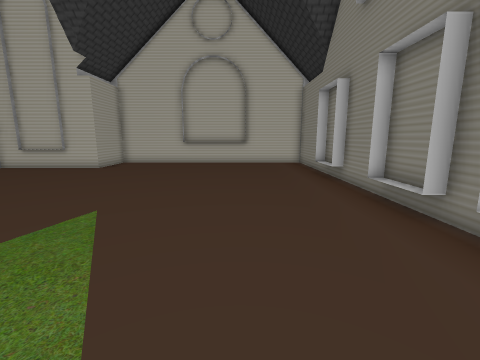
[1] (above)

12 first-person views from a walk through a robot-simulator world made for Gazebo. The camera is 0.94 m above the floor, tilts 10° down and sees 90° across. The floor is counted in squares, 0.5 m on a side. Each view is taken from the middle of a square. On the plan, view 1 faces up. The plan holds only what a view shows up to about 15 squares ahead; the rest is blank. The place goes on beyond the plan. Robots are left out.

[2]
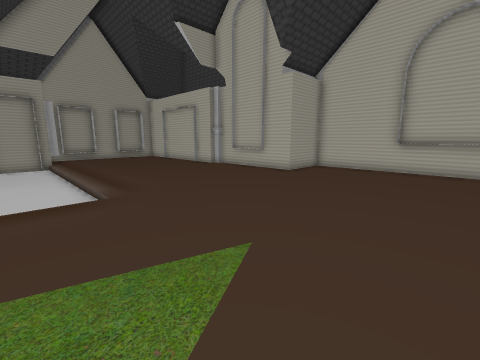

[3]
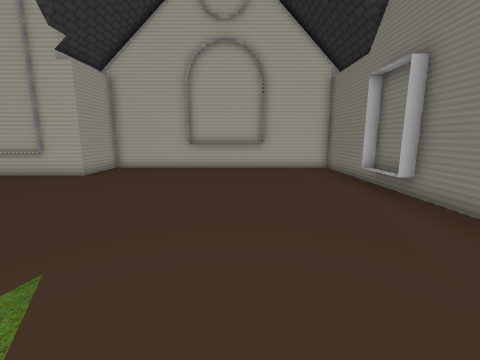

[4]
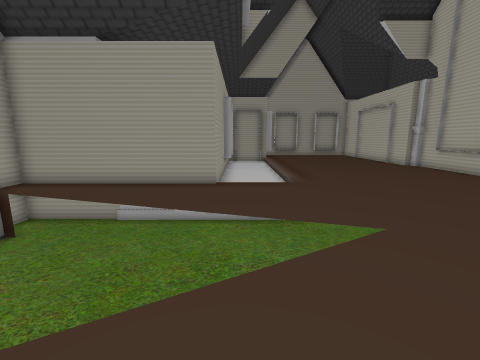

[5]
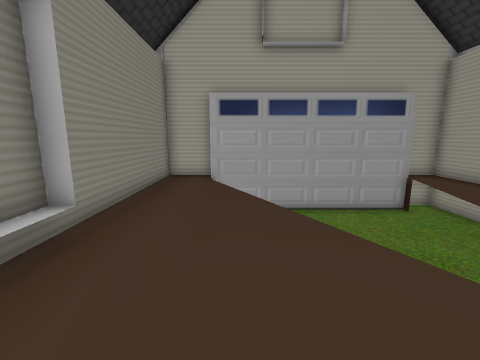

[6]
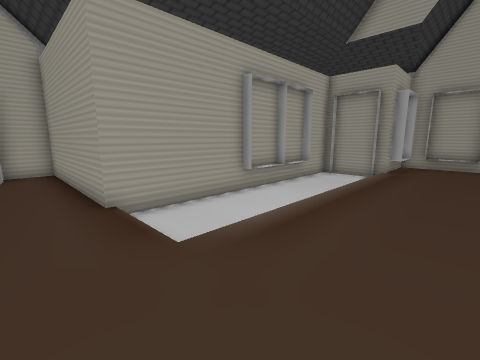

[7]
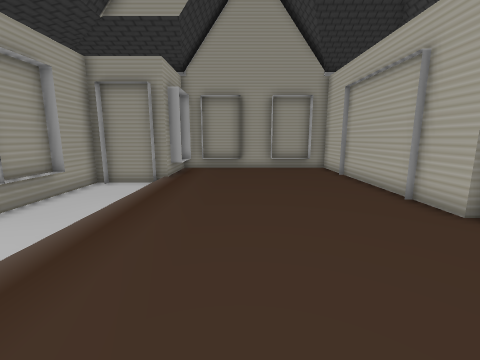

[8]
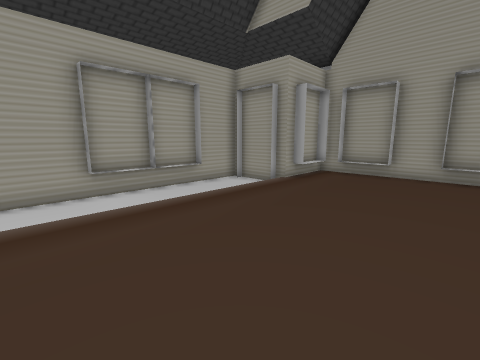

[9]
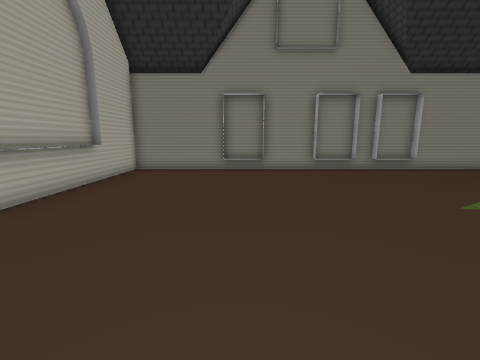

[10]
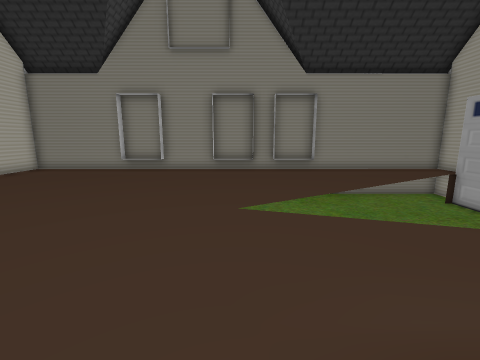

[11]
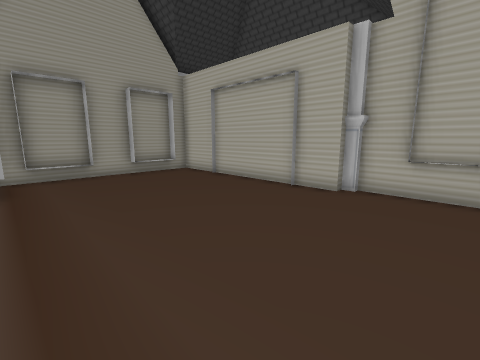

[12]
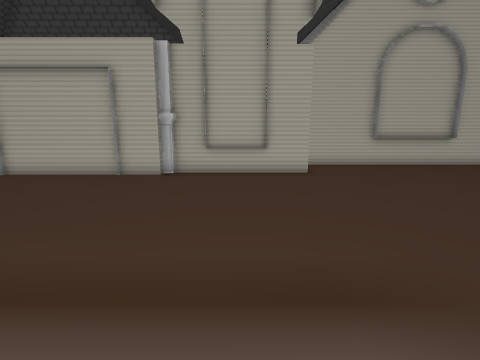

### Floor plan
Key: @ floor where view 1 was taken; # wall or solid block; . main floor; - floor 0.25 m lower than the main floor; / step, stairs or slope; = window, fence, low wall or low ledge; v drop or lower ground; O other object.
Columns run from 25 left of view 1 to 5 right of it. Each row starts with its distance up from view 1.
 18                 v#####===##OO#v
 17                 #.............#
 16                 #.............#
 15          ########.............#
 14 ##########....................#
 13 #............................=#
 12 #............................=#
 11 #............................=#
 10 #.............................#
  9 #.............................#
  8 #............................#v
  7 #............................=#
  6 #==#.................=.......=#
  5 ####------------/....vv......##
  4    #------------/....vv......=#
  3    #------------/....vvv.....=#
  2    ##############...vv v.....=#
  1                 #...vvv v.....#
  0                 #...vvv v@....O
 -1                 #..vvvvvvv....#
 -2                 #..vvvv vvv...O
 -3                 #..vvvv vvv...O
 -4                 #.=vvvvvvvvv..O
 -5                 #.vvvvvvvvvv..O
 -6                 v#v        v##O

Positions as (right, up) in squares from view 1, and headings:
1: (0, 0), facing up
2: (-1, 3), facing up-left
3: (-1, 3), facing up
4: (1, 3), facing left
5: (1, 6), facing down
6: (-7, 9), facing down-left
7: (-10, 9), facing left
8: (-12, 12), facing down-left
9: (-10, 12), facing right
10: (-10, 6), facing right
11: (-12, 6), facing up-left
12: (-12, 4), facing up
